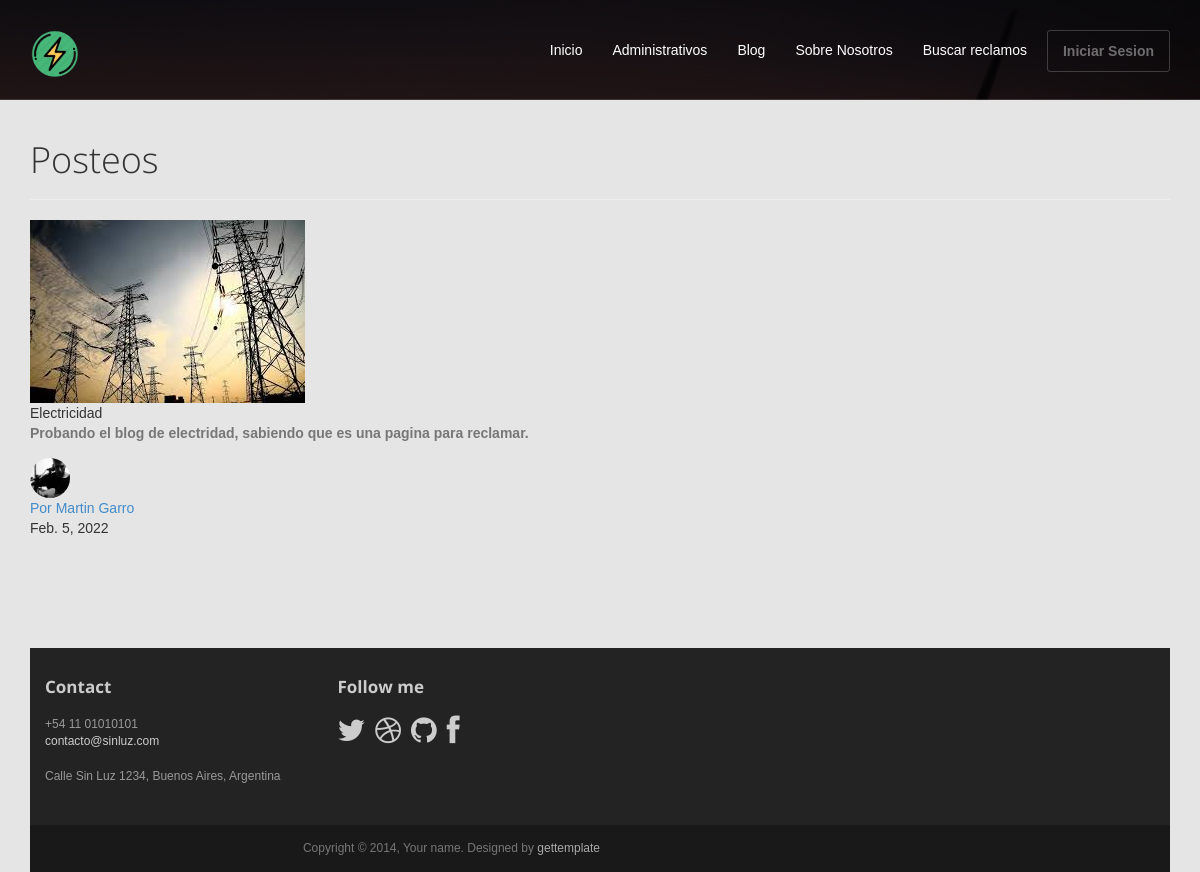
The app's page /SinLuz/post/ with its own data.
### AppSinLuz/models.py (models this page shows, shortened)
class Post(models.Model):
    id = models.AutoField(primary_key = True)
    titulo = models.CharField('Título', max_length = 90, blank = False, null = False, default='')
    slug = models.CharField('Slug', max_length = 100, blank = False, null = False)
    descripcion = models.CharField('Descripción', max_length = 110, blank = False, null = False, default='')
    contenido = RichTextField(max_length = 140)
    imagen = ImageField(default='')
    imagen_user = ImageField(default='')
    autor = models.CharField('Autor',max_length = 90, default='')
    estado = models.BooleanField('Publicado/No Publicado', default = True)
    fecha_creacion = models.DateField('Fecha de Creación', auto_now = False, auto_now_add = True, null= True)
    class Meta:
        verbose_name = 'Post'
        verbose_name_plural = 'Posts'
    def imagen_url(self):
        if self.imagen and hasattr(self.imagen, 'url'):
            return self.imagen.url
    def imagen_user_url(self):
        if self.imagen_user and hasattr(self.imagen_user, 'url'):
            return self.imagen_user.url

### AppSinLuz/views.py (the view)
# urls.py: path('post/', views.post, name='post'),
def post(request):
    posts = Post.objects.filter(estado = True)
    avatares = Avatar.objects.filter(user=request.user.id)
    if avatares:
        avatar_url = avatares.last().imagen.url
    else:
        avatar_url = ''
    return render(request, 'AppSinLuz/post.html', {'posts':posts, 'avatar_url':avatar_url})

### AppSinLuz/templates/AppSinLuz/post.html (shortened to what this page needs)
{% extends "AppSinLuz/index.html" %}
{% load static %}
{% block contenidoQueCambia %}
	<header id="head" class="secondary"></header>
	<div class="container">
		<div class="row">
			<article class="col-xs-12 maincontent">
				<header class="page-header">
					<h1 class="page-title">Posteos</h1>
				</header>
				{% if posts %}
				{% for post in posts %}
				<div class="Card">
					<div href="#blog-post">
					  <img src="{{ post.imagen_url }}" alt="Computer" class="Card__Image" />
					</div>
					<div class="Card__Content">
					  <div class="Content__Title">
						<div class="Title__Text">{{ post.titulo }}</div>
					  </div>
					  <div class="Content__Description">
						<label>{{ post.contenido | safe }}</label>
					</div>
					  <div class="Content__Footer">
						<img src="{{ post.imagen_user_url }}" class="RedondaPost"></a>
						<div class="Footer__Meta">
						  <a href="#author" class="Meta__Author">Por  {{ post.autor }}</a>
						  <div class="Meta__Date">{{ post.fecha_creacion }}</div>
						</div>
					  </div>
					</div>
				  </div>
				{% endfor %}
				{% else %}
				<h1>No existen post registrados!</h1>
				{% endif %}
{% endblock %}

### AppSinLuz/static/AppSinLuz/css/body.css (style rules this page uses)
body { font-family: "IBM Plex Sans", sans-serif; background-color: rgba(0,0,0,.1); }

### AppSinLuz/static/AppSinLuz/css/RedondaPost.css (style rules this page uses)
.RedondaPost { width:40px; height:40px; border-radius:150px; }

### AppSinLuz/static/AppSinLuz/css/main.css (style rules this page uses)
#head { background:#181015 url( ../images/bg_header.jpg) no-repeat; background-size: cover; min-height:520px; text-align: center; padding-top:240px; color:white; font-family:"Open sans", Helvetica, Arial; font-weight:300; }
#head.secondary { height:100px; min-height: 100px; padding-top:0px; }
h1, h2, h3, h4, h5, h6 { font-family:"Open sans", Helvetica, Arial; }
h1, .h1, h2, .h2, h3, .h3 { margin-top:30px; }
label { color: #777; }
.page-title { margin-top:20px; font-weight:300; }
img { max-width:100%; }

### records on screen
Post: imagen_url (picture), titulo "Electricidad", contenido "Probando el blog de electridad, sabiendo que es una pagina para reclamar.", imagen_user_url (picture), autor "Martin Garro", fecha_creacion "Feb. 5, 2022"
